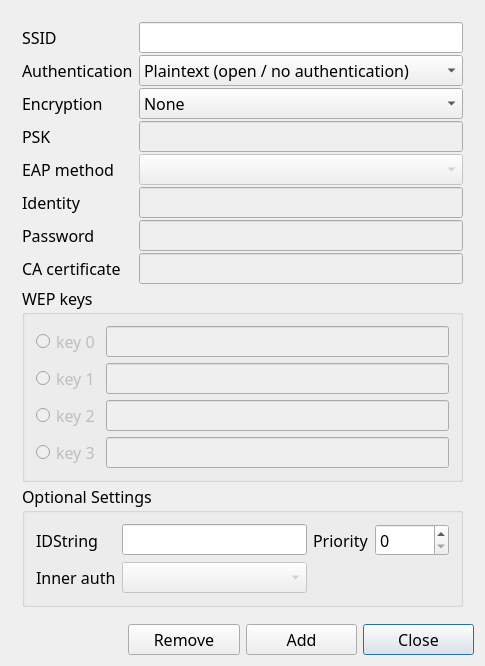
<?xml version="1.0" encoding="UTF-8"?>
<ui version="4.0">
 <class>NetworkConfig</class>
 <widget class="QDialog" name="NetworkConfig">
  <property name="geometry">
   <rect>
    <x>0</x>
    <y>0</y>
    <width>410</width>
    <height>541</height>
   </rect>
  </property>
  <property name="sizePolicy">
   <sizepolicy hsizetype="Expanding" vsizetype="Expanding">
    <horstretch>0</horstretch>
    <verstretch>0</verstretch>
   </sizepolicy>
  </property>
  <property name="font">
   <font>
    <family>Adobe Arabic</family>
    <pointsize>12</pointsize>
    <weight>50</weight>
    <bold>false</bold>
   </font>
  </property>
  <property name="windowTitle">
   <string>NetworkConfig</string>
  </property>
  <layout class="QGridLayout">
   <item row="5" column="3">
    <widget class="QPushButton" name="closeButton">
     <property name="text">
      <string>Close</string>
     </property>
    </widget>
   </item>
   <item row="0" column="0" colspan="4">
    <widget class="QFrame" name="frame9">
     <property name="frameShape">
      <enum>QFrame::NoFrame</enum>
     </property>
     <property name="frameShadow">
      <enum>QFrame::Plain</enum>
     </property>
     <layout class="QGridLayout">
      <property name="verticalSpacing">
       <number>2</number>
      </property>
      <item row="0" column="0">
       <widget class="QLabel" name="ssidLabel">
        <property name="text">
         <string>SSID</string>
        </property>
       </widget>
      </item>
      <item row="0" column="1">
       <widget class="QLineEdit" name="ssidEdit">
        <property name="toolTip">
         <string>Network name (Service Set IDentifier)</string>
        </property>
        <property name="text">
         <string/>
        </property>
       </widget>
      </item>
      <item row="1" column="0">
       <widget class="QLabel" name="authLabel">
        <property name="text">
         <string>Authentication</string>
        </property>
       </widget>
      </item>
      <item row="1" column="1">
       <widget class="QComboBox" name="authSelect">
        <item>
         <property name="text">
          <string>Plaintext (open / no authentication)</string>
         </property>
        </item>
        <item>
         <property name="text">
          <string>Static WEP (no authentication)</string>
         </property>
        </item>
        <item>
         <property name="text">
          <string>Static WEP (Shared Key authentication)</string>
         </property>
        </item>
        <item>
         <property name="text">
          <string>IEEE 802.1X</string>
         </property>
        </item>
        <item>
         <property name="text">
          <string>WPA-Personal (PSK)</string>
         </property>
        </item>
        <item>
         <property name="text">
          <string>WPA-Enterprise (EAP)</string>
         </property>
        </item>
        <item>
         <property name="text">
          <string>WPA2-Personal (PSK)</string>
         </property>
        </item>
        <item>
         <property name="text">
          <string>WPA2-Enterprise (EAP)</string>
         </property>
        </item>
       </widget>
      </item>
      <item row="2" column="0">
       <widget class="QLabel" name="encrLabel">
        <property name="text">
         <string>Encryption</string>
        </property>
       </widget>
      </item>
      <item row="2" column="1">
       <widget class="QComboBox" name="encrSelect">
        <item>
         <property name="text">
          <string>None</string>
         </property>
        </item>
        <item>
         <property name="text">
          <string>WEP</string>
         </property>
        </item>
        <item>
         <property name="text">
          <string>TKIP</string>
         </property>
        </item>
        <item>
         <property name="text">
          <string>CCMP</string>
         </property>
        </item>
       </widget>
      </item>
      <item row="3" column="0">
       <widget class="QLabel" name="pskLabel">
        <property name="text">
         <string>PSK</string>
        </property>
       </widget>
      </item>
      <item row="3" column="1">
       <widget class="QLineEdit" name="pskEdit">
        <property name="enabled">
         <bool>false</bool>
        </property>
        <property name="toolTip">
         <string>WPA/WPA2 pre-shared key or passphrase</string>
        </property>
        <property name="whatsThis">
         <string/>
        </property>
        <property name="echoMode">
         <enum>QLineEdit::Normal</enum>
        </property>
       </widget>
      </item>
      <item row="4" column="0">
       <widget class="QLabel" name="eapLabel">
        <property name="text">
         <string>EAP method</string>
        </property>
       </widget>
      </item>
      <item row="4" column="1">
       <widget class="QComboBox" name="eapSelect">
        <property name="enabled">
         <bool>false</bool>
        </property>
       </widget>
      </item>
      <item row="5" column="0">
       <widget class="QLabel" name="identityLabel">
        <property name="text">
         <string>Identity</string>
        </property>
       </widget>
      </item>
      <item row="5" column="1">
       <widget class="QLineEdit" name="identityEdit">
        <property name="enabled">
         <bool>false</bool>
        </property>
        <property name="toolTip">
         <string>Username/Identity for EAP methods</string>
        </property>
       </widget>
      </item>
      <item row="6" column="0">
       <widget class="QLabel" name="passwordLabel">
        <property name="text">
         <string>Password</string>
        </property>
       </widget>
      </item>
      <item row="6" column="1">
       <widget class="QLineEdit" name="passwordEdit">
        <property name="enabled">
         <bool>false</bool>
        </property>
        <property name="toolTip">
         <string>Password for EAP methods</string>
        </property>
        <property name="echoMode">
         <enum>QLineEdit::Password</enum>
        </property>
       </widget>
      </item>
      <item row="7" column="0">
       <widget class="QLabel" name="cacertLabel">
        <property name="text">
         <string>CA certificate</string>
        </property>
       </widget>
      </item>
      <item row="7" column="1">
       <widget class="QLineEdit" name="cacertEdit">
        <property name="enabled">
         <bool>false</bool>
        </property>
       </widget>
      </item>
      <item row="8" column="0" colspan="2">
       <widget class="QGroupBox" name="wepBox">
        <property name="enabled">
         <bool>true</bool>
        </property>
        <property name="title">
         <string>WEP keys</string>
        </property>
        <layout class="QGridLayout">
         <item row="0" column="0">
          <widget class="QRadioButton" name="wep0Radio">
           <property name="enabled">
            <bool>false</bool>
           </property>
           <property name="text">
            <string>key 0</string>
           </property>
          </widget>
         </item>
         <item row="1" column="0">
          <widget class="QRadioButton" name="wep1Radio">
           <property name="enabled">
            <bool>false</bool>
           </property>
           <property name="text">
            <string>key 1</string>
           </property>
          </widget>
         </item>
         <item row="3" column="0">
          <widget class="QRadioButton" name="wep3Radio">
           <property name="enabled">
            <bool>false</bool>
           </property>
           <property name="text">
            <string>key 3</string>
           </property>
          </widget>
         </item>
         <item row="2" column="0">
          <widget class="QRadioButton" name="wep2Radio">
           <property name="enabled">
            <bool>false</bool>
           </property>
           <property name="text">
            <string>key 2</string>
           </property>
          </widget>
         </item>
         <item row="0" column="1">
          <widget class="QLineEdit" name="wep0Edit">
           <property name="enabled">
            <bool>false</bool>
           </property>
          </widget>
         </item>
         <item row="1" column="1">
          <widget class="QLineEdit" name="wep1Edit">
           <property name="enabled">
            <bool>false</bool>
           </property>
          </widget>
         </item>
         <item row="2" column="1">
          <widget class="QLineEdit" name="wep2Edit">
           <property name="enabled">
            <bool>false</bool>
           </property>
          </widget>
         </item>
         <item row="3" column="1">
          <widget class="QLineEdit" name="wep3Edit">
           <property name="enabled">
            <bool>false</bool>
           </property>
          </widget>
         </item>
        </layout>
       </widget>
      </item>
      <item row="9" column="0" colspan="2">
       <widget class="QGroupBox" name="optionalSettingsBox">
        <property name="enabled">
         <bool>true</bool>
        </property>
        <property name="title">
         <string>Optional Settings</string>
        </property>
        <layout class="QGridLayout">
         <item row="0" column="1">
          <widget class="QLineEdit" name="idstrEdit">
           <property name="toolTip">
            <string>Network Identification String</string>
           </property>
          </widget>
         </item>
         <item row="0" column="3">
          <widget class="QSpinBox" name="prioritySpinBox">
           <property name="toolTip">
            <string>Network Priority</string>
           </property>
           <property name="maximum">
            <number>10000</number>
           </property>
           <property name="singleStep">
            <number>10</number>
           </property>
          </widget>
         </item>
         <item row="0" column="0">
          <widget class="QLabel" name="idstrLabel">
           <property name="text">
            <string>IDString</string>
           </property>
          </widget>
         </item>
         <item row="0" column="2">
          <widget class="QLabel" name="priorityLabel">
           <property name="text">
            <string>Priority</string>
           </property>
          </widget>
         </item>
         <item row="1" column="0">
          <widget class="QLabel" name="phase2Label">
           <property name="text">
            <string>Inner auth</string>
           </property>
          </widget>
         </item>
         <item row="1" column="1">
          <widget class="QComboBox" name="phase2Select">
           <property name="enabled">
            <bool>false</bool>
           </property>
          </widget>
         </item>
        </layout>
       </widget>
      </item>
     </layout>
    </widget>
   </item>
   <item row="5" column="1">
    <widget class="QPushButton" name="removeButton">
     <property name="enabled">
      <bool>true</bool>
     </property>
     <property name="text">
      <string>Remove</string>
     </property>
    </widget>
   </item>
   <item row="5" column="2">
    <widget class="QPushButton" name="addButton">
     <property name="text">
      <string>Add</string>
     </property>
    </widget>
   </item>
  </layout>
 </widget>
 <layoutdefault spacing="6" margin="11"/>
 <tabstops>
  <tabstop>ssidEdit</tabstop>
  <tabstop>authSelect</tabstop>
  <tabstop>encrSelect</tabstop>
  <tabstop>pskEdit</tabstop>
  <tabstop>eapSelect</tabstop>
  <tabstop>identityEdit</tabstop>
  <tabstop>passwordEdit</tabstop>
  <tabstop>cacertEdit</tabstop>
  <tabstop>wep0Radio</tabstop>
  <tabstop>wep0Edit</tabstop>
  <tabstop>wep1Radio</tabstop>
  <tabstop>wep1Edit</tabstop>
  <tabstop>wep2Radio</tabstop>
  <tabstop>wep2Edit</tabstop>
  <tabstop>wep3Radio</tabstop>
  <tabstop>wep3Edit</tabstop>
  <tabstop>idstrEdit</tabstop>
  <tabstop>prioritySpinBox</tabstop>
  <tabstop>phase2Select</tabstop>
  <tabstop>closeButton</tabstop>
 </tabstops>
 <includes>
  <include location="global">qtreewidget.h</include>
 </includes>
 <resources/>
 <connections/>
</ui>
